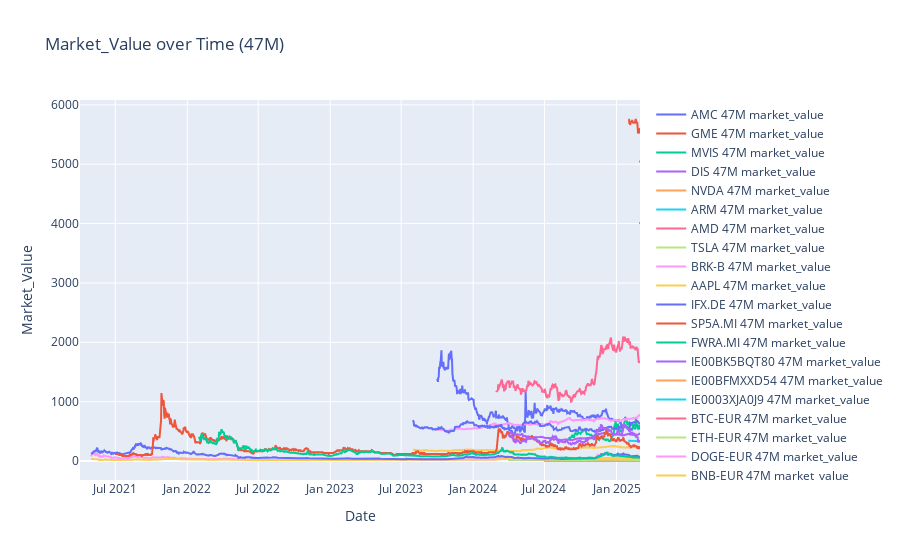
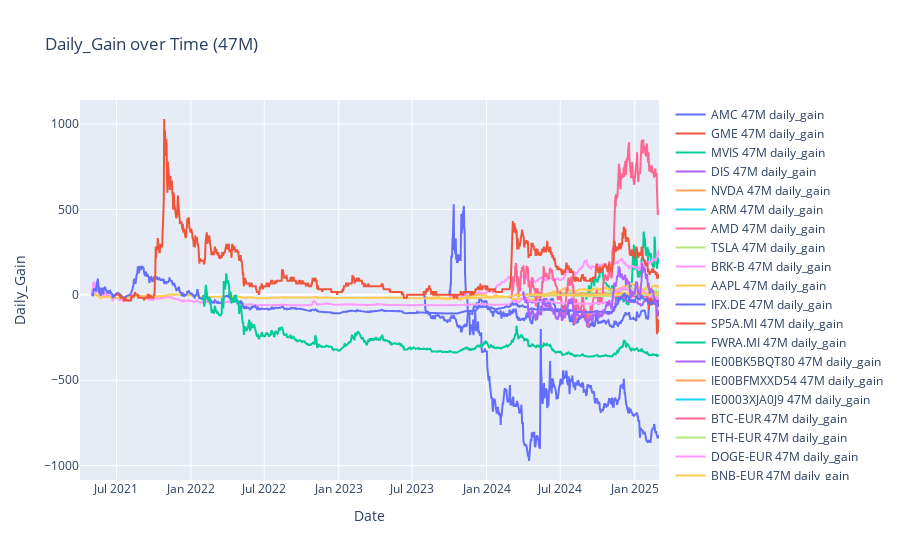

Write notebook code for charts like these, in order.
### Markdown cell above
Plotting Section for DCA vs Sum Lump 
====================================

### Code cell
from dataclasses import field


plot_stock_under_test = int(
    input("Enter 0 to skip Plot or 1 to Plot your DCA vs Sum Lump ETFs/Stocks")
)
if plot_stock_under_test:
       
     # Creare i widget per l'interattività
    if isinstance(stock_data_dca_values, dict):
        fields_to_plot = ["average_cost", "market_value", "daily_gain", "daily_gain_perc","global_market_values"]
    else:
        fields_to_plot = ["average_cost", "market_value", "daily_gain", "daily_gain_perc"]
        
    field_selector = general_utils.widgets.Dropdown(options=fields_to_plot, value='market_value', description='Field')
    freq_selector = general_utils.widgets.Dropdown(options=purchase_frequencies, value=purchase_frequencies[-1], description='Frequency')
    # Usa 'interactive' per collegare i widget alla funzione di creazione dei grafici
    interactive_plot = general_utils.interactive(stock_utils.create_interactive_plot,
                                   stock_data_df_or_dict=general_utils.fixed(stock_data_dca_values),
                                   results=general_utils.fixed(results),
                                   field=field_selector,
                                   exception_field_string=general_utils.fixed("global_market_values"),
                                   exception_field_array=general_utils.fixed(global_market_values),
                                   freq=freq_selector,
                                   )

    display(interactive_plot) 

     ##Define which is the best strategy
    # (best_strategy, best_average_cost, best_number_shares, best_market_value) = (
    #     get_best_investment_strategy(results)
    # )

### Figure 1 — Plotly figure (JSON) as saved in the notebook; plotly's stock layout.template omitted (floating-point values rounded to 4 significant figures; data arrays with more than 128 entries replaced by an {"elided": "..."} marker saying what was removed)
{"data": [{"mode": "lines", "name": "AMC 47M market_value", "type": "scatter", "x": {"elided": "537 str values"}, "y": {"elided": "537 float values"}}, {"mode": "lines", "name": "GME 47M market_value", "type": "scatter", "x": ["2025-02-06", "2025-02-07", "2025-02-08", "2025-02-09", "2025-02-10", "2025-02-11", "2025-02-12", "2025-02-13", "2025-02-14", "2025-02-15", "2025-02-16", "2025-02-17", "2025-02-18", "2025-02-19", "2025-02-20", "2025-02-21", "2025-02-22", "2025-02-23", "2025-02-24", "2025-02-25", "2025-02-26", "2025-02-27", "2025-02-28", "2025-03-01", "2025-03-02"], "y": [null, null, null, null, null, null, null, null, null, null, null, null, null, null, null, null, null, null, null, null, null, null, 5045.0, 5045.0, 5045.0]}, {"mode": "lines", "name": "MVIS 47M market_value", "type": "scatter", "x": {"elided": "202 str values"}, "y": {"elided": "202 float values"}}, {"mode": "lines", "name": "DIS 47M market_value", "type": "scatter", "x": {"elided": "364 str values"}, "y": {"elided": "364 float values"}}, {"mode": "lines", "name": "NVDA 47M market_value", "type": "scatter", "x": {"elided": "364 str values"}, "y": {"elided": "364 float values"}}, {"mode": "lines", "name": "ARM 47M market_value", "type": "scatter", "x": {"elided": "364 str values"}, "y": {"elided": "364 float values"}}, {"mode": "lines", "name": "AMD 47M market_value", "type": "scatter", "x": {"elided": "364 str values"}, "y": {"elided": "364 float values"}}, {"mode": "lines", "name": "TSLA 47M market_value", "type": "scatter", "x": {"elided": "364 str values"}, "y": {"elided": "364 float values"}}, {"mode": "lines", "name": "BRK-B 47M market_value", "type": "scatter", "x": {"elided": "542 str values"}, "y": {"elided": "542 float values"}}, {"mode": "lines", "name": "AAPL 47M market_value", "type": "scatter", "x": {"elided": "609 str values"}, "y": {"elided": "609 float values"}}, {"mode": "lines", "name": "IFX.DE 47M market_value", "type": "scatter", "x": {"elided": "609 str values"}, "y": {"elided": "609 float values"}}, {"mode": "lines", "name": "SP5A.MI 47M market_value", "type": "scatter", "x": ["2025-01-02", "2025-01-03", "2025-01-04", "2025-01-05", "2025-01-06", "2025-01-07", "2025-01-08", "2025-01-09", "2025-01-10", "2025-01-11", "2025-01-12", "2025-01-13", "2025-01-14", "2025-01-15", "2025-01-16", "2025-01-17", "2025-01-18", "2025-01-19", "2025-01-20", "2025-01-21", "2025-01-22", "2025-01-23", "2025-01-24", "2025-01-25", "2025-01-26", "2025-01-27", "2025-01-28", "2025-01-29", "2025-01-30", "2025-01-31", "2025-02-01", "2025-02-02", "2025-02-03", "2025-02-04", "2025-02-05", "2025-02-06", "2025-02-07", "2025-02-08", "2025-02-09", "2025-02-10", "2025-02-11", "2025-02-12", "2025-02-13", "2025-02-14", "2025-02-15", "2025-02-16", "2025-02-17", "2025-02-18", "2025-02-19", "2025-02-20", "2025-02-21", "2025-02-22", "2025-02-23", "2025-02-24", "2025-02-25", "2025-02-26", "2025-02-27", "2025-02-28", "2025-03-01", "2025-03-02"], "y": [null, null, null, null, null, null, null, null, null, null, null, null, null, null, null, null, null, null, null, null, null, null, null, null, null, null, null, null, null, 5748.0, 5748.0, 5748.0, 5692.0, 5690.0, 5662.0, 5728.0, 5714.0, 5714.0, 5714.0, 5748.0, 5731.0, 5688.0, 5701.0, 5697.0, 5697.0, 5697.0, 5719.0, 5722.0, 5762.0, 5702.0, 5699.0, 5699.0, 5699.0, 5621.0, 5517.0, 5589.0, 5607.0, 5536.0, 5536.0, 5536.0]}, {"mode": "lines", "name": "FWRA.MI 47M market_value", "type": "scatter", "x": ["2025-02-28", "2025-03-01", "2025-03-02"], "y": [4009.0, 4009.0, 4009.0]}, {"mode": "lines", "name": "IE00BK5BQT80 47M market_value", "type": "scatter", "x": {"elided": "265 str values"}, "y": {"elided": "265 int values"}}, {"mode": "lines", "name": "IE00BFMXXD54 47M market_value", "type": "scatter", "x": {"elided": "265 str values"}, "y": {"elided": "265 int values"}}, {"mode": "lines", "name": "IE0003XJA0J9 47M market_value", "type": "scatter", "x": ["2025-01-02", "2025-01-03", "2025-01-04", "2025-01-05", "2025-01-06", "2025-01-07", "2025-01-08", "2025-01-09", "2025-01-10", "2025-01-11", "2025-01-12", "2025-01-13", "2025-01-14", "2025-01-15", "2025-01-16", "2025-01-17", "2025-01-18", "2025-01-19", "2025-01-20", "2025-01-21", "2025-01-22", "2025-01-23", "2025-01-24", "2025-01-25", "2025-01-26", "2025-01-27", "2025-01-28", "2025-01-29", "2025-01-30", "2025-01-31", "2025-02-01", "2025-02-02", "2025-02-03", "2025-02-04", "2025-02-05", "2025-02-06", "2025-02-07", "2025-02-08", "2025-02-09", "2025-02-10", "2025-02-11", "2025-02-12", "2025-02-13", "2025-02-14", "2025-02-15", "2025-02-16", "2025-02-17", "2025-02-18", "2025-02-19", "2025-02-20", "2025-02-21", "2025-02-22", "2025-02-23", "2025-02-24", "2025-02-25", "2025-02-26", "2025-02-27", "2025-02-28", "2025-03-01", "2025-03-02"], "y": [null, null, null, null, null, null, null, null, null, null, null, null, null, null, null, null, null, null, null, null, null, null, null, null, null, null, null, null, null, 341.1, 341.1, 341.1, 338.1, 338.5, 337.6, 341.3, 340.7, 340.7, 340.7, 342.7, 341.8, 339.8, 341.2, 340.7, 340.7, 340.7, 342.8, 343.0, 344.2, 341.0, 341.8, 341.8, 341.8, 337.4, 335.8, 337.0, 337.2, 333.5, 333.5, 333.5]}, {"mode": "lines", "name": "BTC-EUR 47M market_value", "type": "scatter", "x": {"elided": "370 str values"}, "y": {"elided": "370 float values"}}, {"mode": "lines", "name": "ETH-EUR 47M market_value", "type": "scatter", "x": {"elided": "364 str values"}, "y": {"elided": "364 float values"}}, {"mode": "lines", "name": "DOGE-EUR 47M market_value", "type": "scatter", "x": {"elided": "1420 str values"}, "y": {"elided": "1420 float values"}}, {"mode": "lines", "name": "BNB-EUR 47M market_value", "type": "scatter", "x": {"elided": "1431 str values"}, "y": {"elided": "1431 float values"}}, {"mode": "lines", "name": "ADA-EUR 47M market_value", "type": "scatter", "x": {"elided": "1431 str values"}, "y": {"elided": "1431 float values"}}, {"mode": "lines", "name": "SHIB-EUR 47M market_value", "type": "scatter", "x": {"elided": "1362 str values"}, "y": {"elided": "1362 float values"}}, {"mode": "lines", "name": "LRC-EUR 47M market_value", "type": "scatter", "x": {"elided": "1141 str values"}, "y": {"elided": "1141 float values"}}, {"mode": "lines", "name": "SOL-EUR 47M market_value", "type": "scatter", "x": {"elided": "364 str values"}, "y": {"elided": "364 float values"}}], "layout": {"hovermode": "closest", "title": {"text": "Market_Value over Time (47M)"}, "xaxis": {"title": {"text": "Date"}}, "yaxis": {"title": {"text": "Market_Value"}}}}

### Figure 2 — Plotly figure (JSON) as saved in the notebook; plotly's stock layout.template omitted (floating-point values rounded to 4 significant figures; data arrays with more than 128 entries replaced by an {"elided": "..."} marker saying what was removed)
{"data": [{"mode": "lines", "name": "AMC 47M daily_gain", "type": "scatter", "x": {"elided": "537 str values"}, "y": {"elided": "537 float values"}}, {"mode": "lines", "name": "GME 47M daily_gain", "type": "scatter", "x": ["2025-02-06", "2025-02-07", "2025-02-08", "2025-02-09", "2025-02-10", "2025-02-11", "2025-02-12", "2025-02-13", "2025-02-14", "2025-02-15", "2025-02-16", "2025-02-17", "2025-02-18", "2025-02-19", "2025-02-20", "2025-02-21", "2025-02-22", "2025-02-23", "2025-02-24", "2025-02-25", "2025-02-26", "2025-02-27", "2025-02-28", "2025-03-01", "2025-03-02"], "y": [null, null, null, null, null, null, null, null, null, null, null, null, null, null, null, null, null, null, null, null, null, null, 0, 0, 0]}, {"mode": "lines", "name": "MVIS 47M daily_gain", "type": "scatter", "x": {"elided": "202 str values"}, "y": {"elided": "202 float values"}}, {"mode": "lines", "name": "DIS 47M daily_gain", "type": "scatter", "x": {"elided": "364 str values"}, "y": {"elided": "364 float values"}}, {"mode": "lines", "name": "NVDA 47M daily_gain", "type": "scatter", "x": {"elided": "364 str values"}, "y": {"elided": "364 float values"}}, {"mode": "lines", "name": "ARM 47M daily_gain", "type": "scatter", "x": {"elided": "364 str values"}, "y": {"elided": "364 float values"}}, {"mode": "lines", "name": "AMD 47M daily_gain", "type": "scatter", "x": {"elided": "364 str values"}, "y": {"elided": "364 float values"}}, {"mode": "lines", "name": "TSLA 47M daily_gain", "type": "scatter", "x": {"elided": "364 str values"}, "y": {"elided": "364 float values"}}, {"mode": "lines", "name": "BRK-B 47M daily_gain", "type": "scatter", "x": {"elided": "542 str values"}, "y": {"elided": "542 float values"}}, {"mode": "lines", "name": "AAPL 47M daily_gain", "type": "scatter", "x": {"elided": "609 str values"}, "y": {"elided": "609 float values"}}, {"mode": "lines", "name": "IFX.DE 47M daily_gain", "type": "scatter", "x": {"elided": "609 str values"}, "y": {"elided": "609 float values"}}, {"mode": "lines", "name": "SP5A.MI 47M daily_gain", "type": "scatter", "x": ["2025-01-02", "2025-01-03", "2025-01-04", "2025-01-05", "2025-01-06", "2025-01-07", "2025-01-08", "2025-01-09", "2025-01-10", "2025-01-11", "2025-01-12", "2025-01-13", "2025-01-14", "2025-01-15", "2025-01-16", "2025-01-17", "2025-01-18", "2025-01-19", "2025-01-20", "2025-01-21", "2025-01-22", "2025-01-23", "2025-01-24", "2025-01-25", "2025-01-26", "2025-01-27", "2025-01-28", "2025-01-29", "2025-01-30", "2025-01-31", "2025-02-01", "2025-02-02", "2025-02-03", "2025-02-04", "2025-02-05", "2025-02-06", "2025-02-07", "2025-02-08", "2025-02-09", "2025-02-10", "2025-02-11", "2025-02-12", "2025-02-13", "2025-02-14", "2025-02-15", "2025-02-16", "2025-02-17", "2025-02-18", "2025-02-19", "2025-02-20", "2025-02-21", "2025-02-22", "2025-02-23", "2025-02-24", "2025-02-25", "2025-02-26", "2025-02-27", "2025-02-28", "2025-03-01", "2025-03-02"], "y": [null, null, null, null, null, null, null, null, null, null, null, null, null, null, null, null, null, null, null, null, null, null, null, null, null, null, null, null, null, 0, 0, 0, -56.21, -58.62, -86.73, -20.08, -34.53, -34.53, -34.53, -0.803, -17.67, -60.23, -47.38, -51.4, -51.4, -51.4, -29.71, -26.5, 13.65, -46.58, -49.79, -49.79, -49.79, -126.9, -231.3, -159.8, -141.3, -212.0, -212.0, -212.0]}, {"mode": "lines", "name": "FWRA.MI 47M daily_gain", "type": "scatter", "x": ["2025-02-28", "2025-03-01", "2025-03-02"], "y": [4.547e-13, 4.547e-13, 4.547e-13]}, {"mode": "lines", "name": "IE00BK5BQT80 47M daily_gain", "type": "scatter", "x": {"elided": "265 str values"}, "y": {"elided": "265 int values"}}, {"mode": "lines", "name": "IE00BFMXXD54 47M daily_gain", "type": "scatter", "x": {"elided": "265 str values"}, "y": {"elided": "265 int values"}}, {"mode": "lines", "name": "IE0003XJA0J9 47M daily_gain", "type": "scatter", "x": ["2025-01-02", "2025-01-03", "2025-01-04", "2025-01-05", "2025-01-06", "2025-01-07", "2025-01-08", "2025-01-09", "2025-01-10", "2025-01-11", "2025-01-12", "2025-01-13", "2025-01-14", "2025-01-15", "2025-01-16", "2025-01-17", "2025-01-18", "2025-01-19", "2025-01-20", "2025-01-21", "2025-01-22", "2025-01-23", "2025-01-24", "2025-01-25", "2025-01-26", "2025-01-27", "2025-01-28", "2025-01-29", "2025-01-30", "2025-01-31", "2025-02-01", "2025-02-02", "2025-02-03", "2025-02-04", "2025-02-05", "2025-02-06", "2025-02-07", "2025-02-08", "2025-02-09", "2025-02-10", "2025-02-11", "2025-02-12", "2025-02-13", "2025-02-14", "2025-02-15", "2025-02-16", "2025-02-17", "2025-02-18", "2025-02-19", "2025-02-20", "2025-02-21", "2025-02-22", "2025-02-23", "2025-02-24", "2025-02-25", "2025-02-26", "2025-02-27", "2025-02-28", "2025-03-01", "2025-03-02"], "y": [null, null, null, null, null, null, null, null, null, null, null, null, null, null, null, null, null, null, null, null, null, null, null, null, null, null, null, null, null, 0, 0, 0, -3.003, -2.619, -3.514, 0.1917, -0.4472, -0.4472, -0.4472, 1.597, 0.7028, -1.342, 0.1278, -0.3833, -0.3833, -0.3833, 1.661, 1.853, 3.067, -0.1278, 0.7028, 0.7028, 0.7028, -3.706, -5.303, -4.089, -3.897, -7.603, -7.603, -7.603]}, {"mode": "lines", "name": "BTC-EUR 47M daily_gain", "type": "scatter", "x": {"elided": "370 str values"}, "y": {"elided": "370 float values"}}, {"mode": "lines", "name": "ETH-EUR 47M daily_gain", "type": "scatter", "x": {"elided": "364 str values"}, "y": {"elided": "364 float values"}}, {"mode": "lines", "name": "DOGE-EUR 47M daily_gain", "type": "scatter", "x": {"elided": "1420 str values"}, "y": {"elided": "1420 float values"}}, {"mode": "lines", "name": "BNB-EUR 47M daily_gain", "type": "scatter", "x": {"elided": "1431 str values"}, "y": {"elided": "1431 float values"}}, {"mode": "lines", "name": "ADA-EUR 47M daily_gain", "type": "scatter", "x": {"elided": "1431 str values"}, "y": {"elided": "1431 float values"}}, {"mode": "lines", "name": "SHIB-EUR 47M daily_gain", "type": "scatter", "x": {"elided": "1362 str values"}, "y": {"elided": "1362 float values"}}, {"mode": "lines", "name": "LRC-EUR 47M daily_gain", "type": "scatter", "x": {"elided": "1141 str values"}, "y": {"elided": "1141 float values"}}, {"mode": "lines", "name": "SOL-EUR 47M daily_gain", "type": "scatter", "x": {"elided": "364 str values"}, "y": {"elided": "364 float values"}}], "layout": {"hovermode": "closest", "title": {"text": "Daily_Gain over Time (47M)"}, "xaxis": {"title": {"text": "Date"}}, "yaxis": {"title": {"text": "Daily_Gain"}}}}
